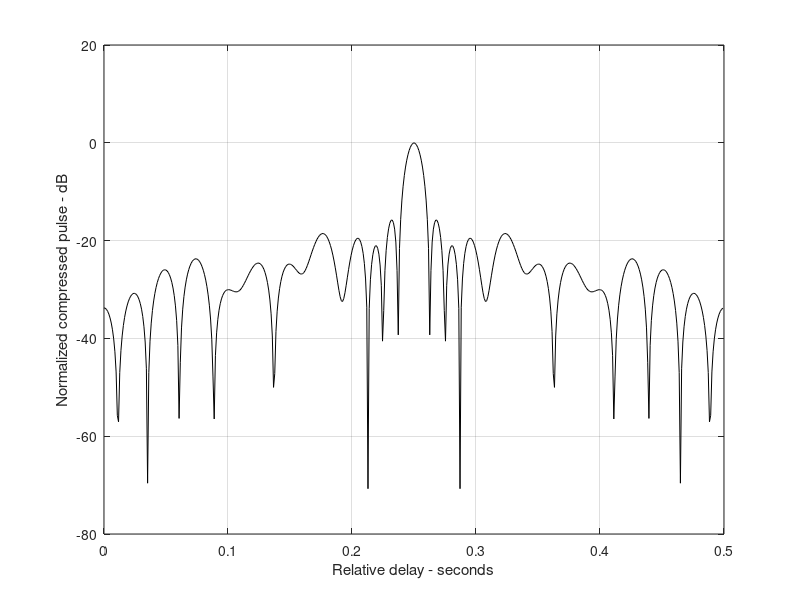
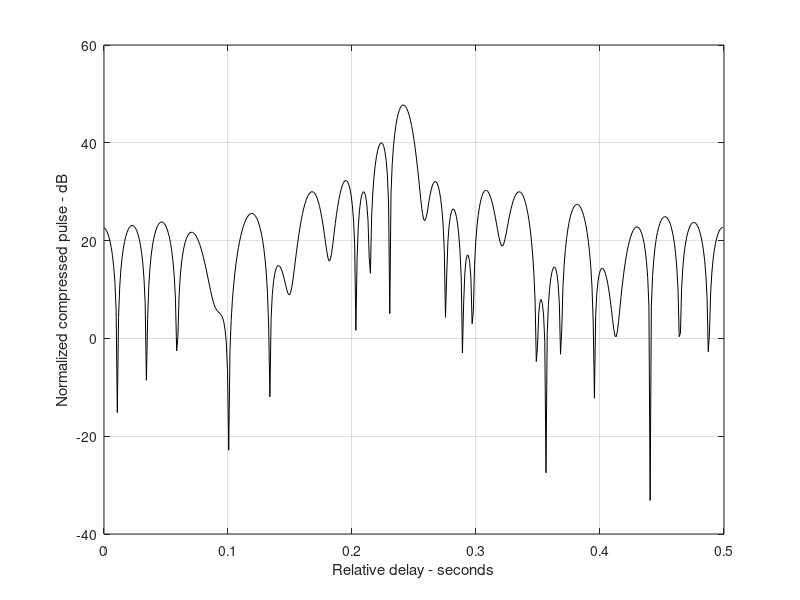
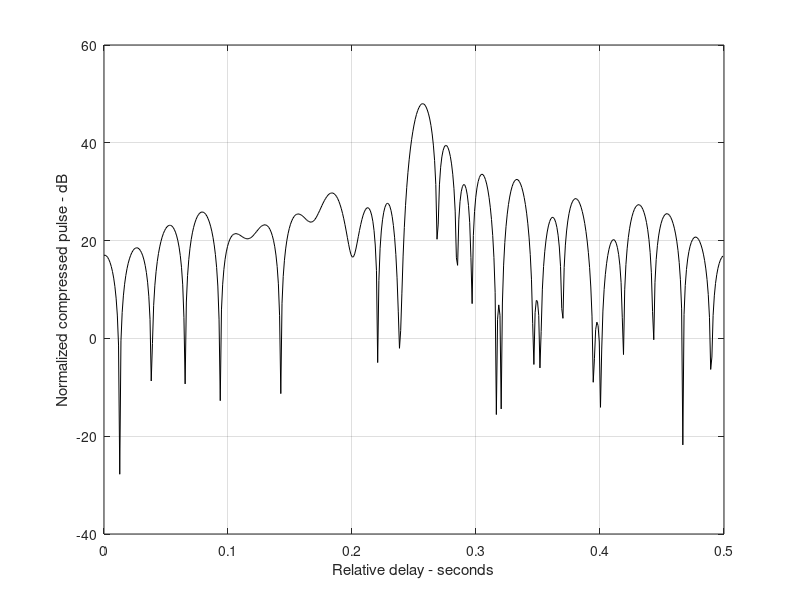

The MATLAB script that drew these images, in order:
clear all
eps = 1.5e-5;
wind = hamming(512)';
t = 0:0.001:.5;                 
y = chirp(t,0,.25,20);
figure(1)
plot(t,y);
yfft = fft(y,512) ;
ycomp = fftshift(abs(ifft(yfft .* conj(yfft))));
maxval = max (ycomp);
ycomp = eps + ycomp ./ maxval; 
ycompdb = 20. .*log10(ycomp);
figure(1)
del = .5 /512.;
tt = 0:del:.5-eps;
plot (tt,ycompdb,'k')
xlabel ('Relative delay - seconds');
ylabel('Normalized compressed pulse - dB')
grid
%change center frequency
y1 = chirp (t,0,.25,21);
y1fft = fft(y1,512);
y1comp = fftshift(abs(ifft(y1fft .* conj(yfft))));
maxval = max (y1comp);
ycomp = eps + y1comp ./ maxval; 
y1compdb = 20. .*log10(y1comp);
figure(2)
plot (tt,y1compdb,'k')
xlabel ('Relative delay - seconds');
ylabel('Normalized compressed pulse - dB')
grid
%change pulse width
y2 = chirp (t,0,.26,20);
y2fft = fft(y2,512);
y2comp = fftshift(abs(ifft(y2fft .* conj(yfft))));
maxval = max (y2comp);
ycomp = eps + y2comp ./ maxval; 
y2compdb = 20. .*log10(y2comp);
figure(3)
plot (tt,y2compdb,'k')
xlabel ('Relative delay - seconds');
ylabel('Normalized compressed pulse - dB')
grid